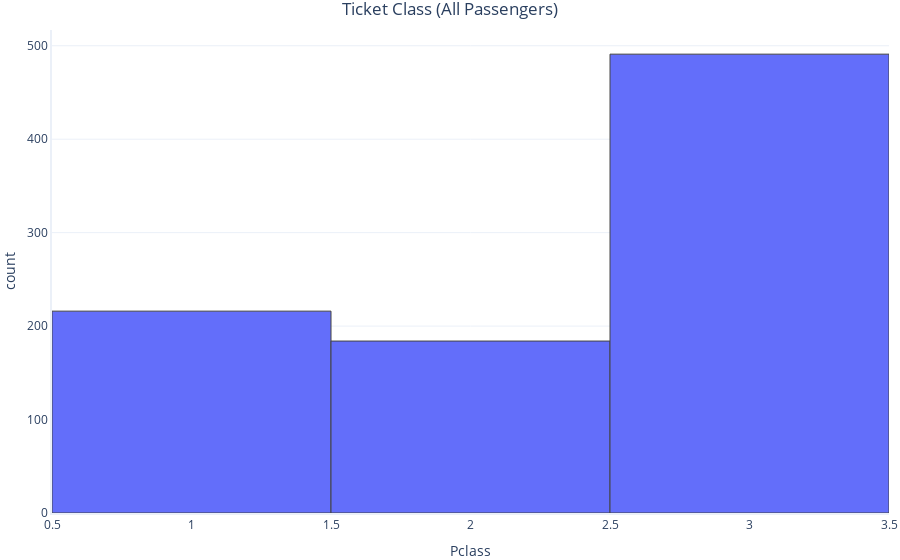
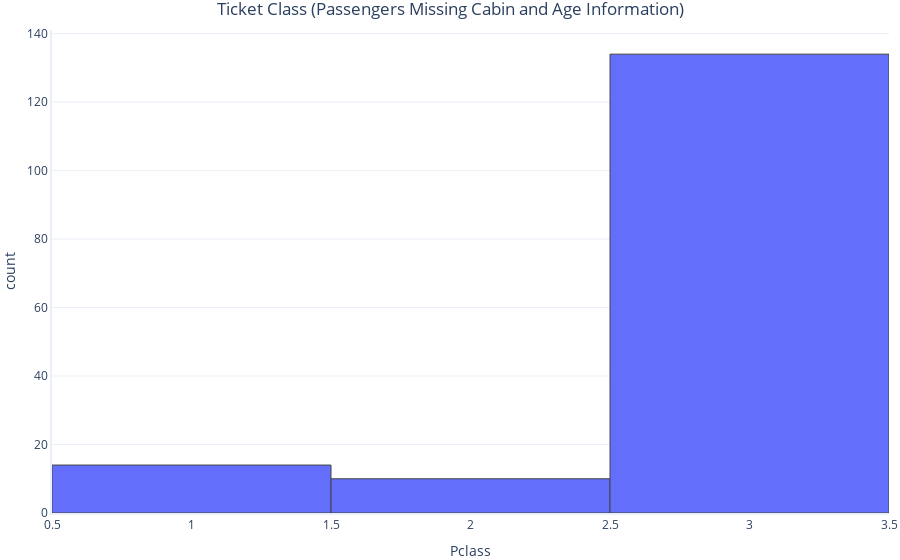

These figures' notebook cell, in order:
### Code cell
import graphing

# 'graphing' is custom code we use to make graphs quickly.
# If you would like to read it in detail, it can be found
# in our GitHub repository
graphing.histogram(dataset, 'Pclass', title='Ticket Class (All Passengers)', show=True)
graphing.histogram(unknown_age_and_cabin, 'Pclass', title='Ticket Class (Passengers Missing Cabin and Age Information)')

### Figure 1 — Plotly figure (JSON) as saved in the notebook; plotly's stock layout.template omitted (floating-point values rounded to 4 significant figures; data arrays with more than 128 entries replaced by an {"elided": "..."} marker saying what was removed)
{"data": [{"alignmentgroup": "True", "bingroup": "x", "hovertemplate": "Pclass=%{x}<br>count=%{y}<extra></extra>", "legendgroup": "", "marker": {"color": "#636efa", "pattern": {"shape": ""}}, "name": "", "offsetgroup": "", "orientation": "v", "showlegend": false, "type": "histogram", "x": {"elided": "891 int values"}, "xaxis": "x", "yaxis": "y"}], "layout": {"barmode": "relative", "legend": {"tracegroupgap": 0}, "title": {"text": "Ticket Class (All Passengers)"}, "xaxis": {"anchor": "y", "domain": [0, 1], "title": {"text": "Pclass"}}, "yaxis": {"anchor": "x", "domain": [0, 1], "title": {"text": "count"}}}}

### Figure 2 — Plotly figure (JSON) as saved in the notebook; plotly's stock layout.template omitted (floating-point values rounded to 4 significant figures; data arrays with more than 128 entries replaced by an {"elided": "..."} marker saying what was removed)
{"data": [{"alignmentgroup": "True", "bingroup": "x", "hovertemplate": "Pclass=%{x}<br>count=%{y}<extra></extra>", "legendgroup": "", "marker": {"color": "#636efa", "pattern": {"shape": ""}}, "name": "", "offsetgroup": "", "orientation": "v", "showlegend": false, "type": "histogram", "x": {"elided": "158 int values"}, "xaxis": "x", "yaxis": "y"}], "layout": {"barmode": "relative", "legend": {"tracegroupgap": 0}, "title": {"text": "Ticket Class (Passengers Missing Cabin and Age Information)"}, "xaxis": {"anchor": "y", "domain": [0, 1], "title": {"text": "Pclass"}}, "yaxis": {"anchor": "x", "domain": [0, 1], "title": {"text": "count"}}}}
